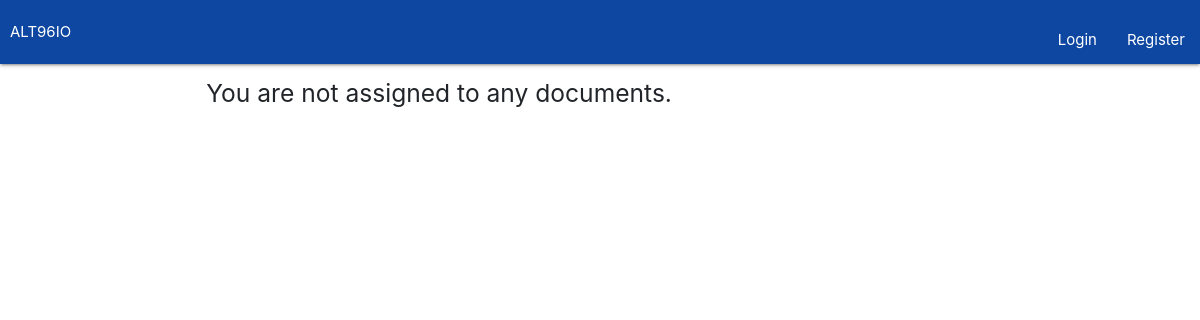
Page /report/documents on the earlier database version.
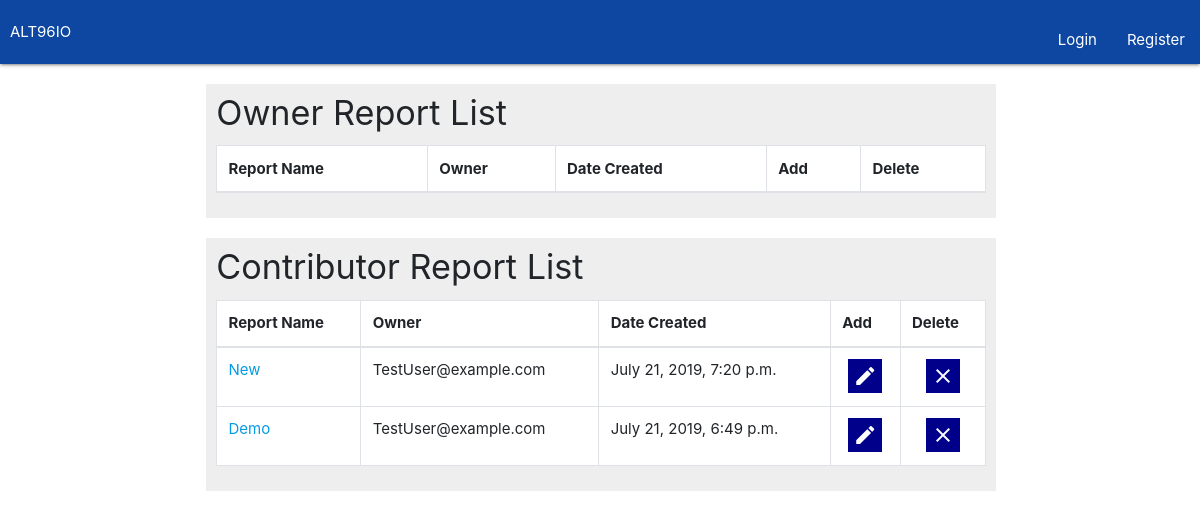
Same page on the later database version.
### report/models.py (models this page shows, shortened)
class Docname(models.Model):
    doc_name = models.CharField(max_length=50)
    doc_text = models.TextField(max_length=250, blank=True)
    doc_creator = models.ForeignKey(Member, on_delete=models.PROTECT)
    input_date = models.DateTimeField(default=timezone.now)
    page_slug = models.SlugField()
    owner = models.ManyToManyField(Member, blank=True, related_name='doc_owner')
    contributor = models.ManyToManyField(Member, blank=True, related_name='doc_contributor')

### accounts/models.py (models this page shows, shortened)
class Member(AbstractBaseUser):
    email       = models.EmailField(max_length=255, unique=True)
    active      = models.BooleanField(default=True) # can login
    staff       = models.BooleanField(default=False) # can create documents
    admin       = models.BooleanField(default=False) # can create/modify    member accounts
    confirm     = models.BooleanField(default=False)  # confirmed email
    USERNAME_FIELD = 'email'
    REQUIRED_FIELDS = []
    objects = MemberManager()
    def __str__(self):
        return self.email

### report/views.py (the view)
# urls.py: path('documents', views.documents, name='documents'),
def documents(request):
    document_list = Docname.objects.order_by('-input_date')[:100]
    return render(request, 'report/documents.html', {'document_list': document_list})

### report/templates/report/documents.html (shortened to what this page needs)
{% extends "report/base.html" %}
{% block content %}
<div class="container">
    <div class="row">
        <div class="col s12">
{% if document_list %}
    <div id="logged">
        <div class="grey lighten-3">
            <h4>Owner Report List</h4>
            <div style="padding: 0px 10px 10px 10px;">
    <table class="table table-bordered highlight white">
        <thead>
            <th>Report Name</th>
            <th>Owner</th>
            <th>Date Created</th>
            <th>Add</th>
            <th>Delete</th>
        </thead>
    </table>
            </div>
        </div>
    </div>
        <div id="logged">
            <div class="grey lighten-3">
                <h4> Contributor Report List</h4>
                <div style="padding: 0px 10px 10px 10px;">
    <table class="table table-bordered highlight white">
        <thead>
            <th>Report Name</th>
            <th>Owner</th>
            <th>Date Created</th>
            <th>Add</th>
            <th>Delete</th>
        </thead>
        <tbody>
        {% for lists in document_list %}
            {% if lists.doc_creator != user %}
                <tr>
                    <td><a href="{% url 'report:submissions' lists.page_slug %}">{{ lists.doc_name }}</a></td>
                    <td>{{ lists.doc_creator }}</td>
                    <td>{{ lists.input_date }}</td>
                    <td><a href="{% url 'report:input' lists.page_slug %}"><center><i class="material-icons md-light hoverable">create</i></center></a></td>
                    <td><center><a href="{% url 'report:erase' lists.page_slug %}"><i class="material-icons md-light hoverable">clear</i></a></center></td>
                </tr>
            {% endif %}
        {% endfor %}
        </tbody>
    </table>
            </div>
        </div>
    </div>
{% else %}
    <h5>You are not assigned to any documents.</h5>
{% endif %}
{% endblock %}

Differences in the rows shown:
added Docname: doc_name "New", doc_creator "TestUser@example.com", input_date "July 21, 2019, 7:20 p.m."
added Docname: doc_name "Demo", doc_creator "TestUser@example.com", input_date "July 21, 2019, 6:49 p.m."
Other differences:
text no longer shown: "You are not assigned to any documents."
text now shown: "Owner Report List Report Name Owner Date Created Add Delete Contributor Report List Report Name Owner Date Created Add Delete"
